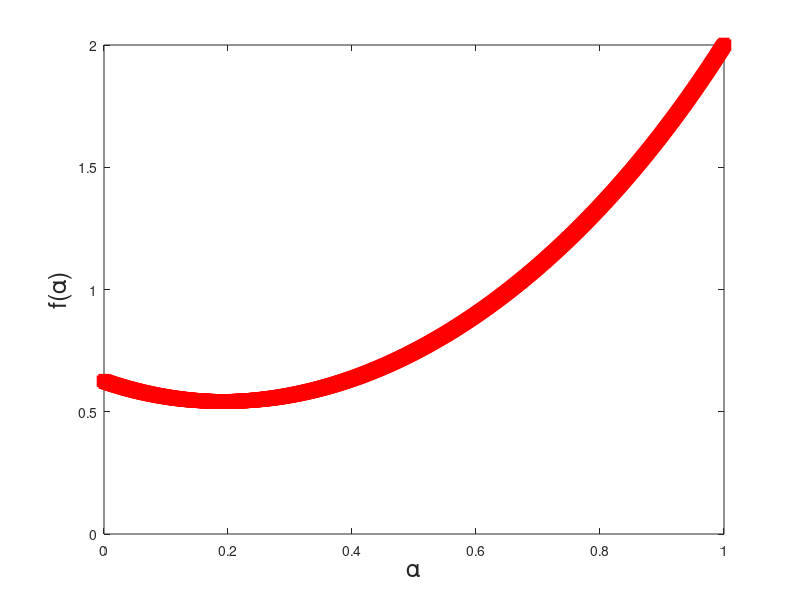

Reproduce this figure in MATLAB. (Note: this script raises an error after producing the figure.)
%randomized vs threshold policy
clear
mu = 1; % local service rate
lambda = 0.5; % arrival rate
alpha = 0 : 0.001 : 1;
C = 2; %cost efficient
% static fraction
f = alpha./(mu - alpha.*lambda) + 10.*lambda^2 .* (1 - alpha).^3 ./ C^2;

% threshold policy
rho = lambda / mu;

B = 0 : 1 : 20;
if lambda ~= 1
    pi_0 = (1 - rho)./(1 - rho.^(B+1));
    pi_B = (rho.^B - rho.^(B+1))./(1 - rho.^(B+1));
    E_Q = pi_0 .* rho .* ( 1 - rho.^B)./(1-rho).^2 - B .* rho.^(B+1).*pi_0 ./ (1 - rho);
    E_Q1 = (B+1)./(rho.^(B+1) - 1) + B + 1/(1 - rho);
else
    pi_0 = 1 ./ (B+1);
    pi_B = 1 ./ (B+1);
    E_Q = B./ 2;
end

g_B =  E_Q./lambda + 10.*lambda^2 .* pi_B.^3 ./ C^2;

figure(1)
plot(alpha, f, 'r-s','LineWidth',2.5,'MarkerSize',8)
xlabel('\alpha','FontSize',18)
ylabel('f(\alpha)','FontSize',18)
title('randomilized policy, \lambda = ' + string(lambda) + ', C = ' + string(C) ,'FontSize',18)
grid on

figure(2)
plot(1-pi_B, g_B, 'b-s','LineWidth',2.5,'MarkerSize',8)
xlabel('B','FontSize',18)
ylabel('g(B)','FontSize',18)
title('threshold policy , \lambda = ' + string(lambda) + ', C = ' + string(C),'FontSize',18)
grid on

min_f = min(f)
min_g = min(g_B)

% figure(3)
% plot(1-pi_B, E_Q,'b','LineWidth',2.5)
% hold on
% plot(alpha, f,'r','LineWidth',2.5)
% legend('TB','RD')
% axis([0 1 0 10])

figure(4)
plot(alpha, f, 'r-s','LineWidth',2.5)
hold on
plot(1-pi_B, g_B, 'b-*','LineWidth',2.5)
legend('RD','TB')
axis([0 1 0 20])

